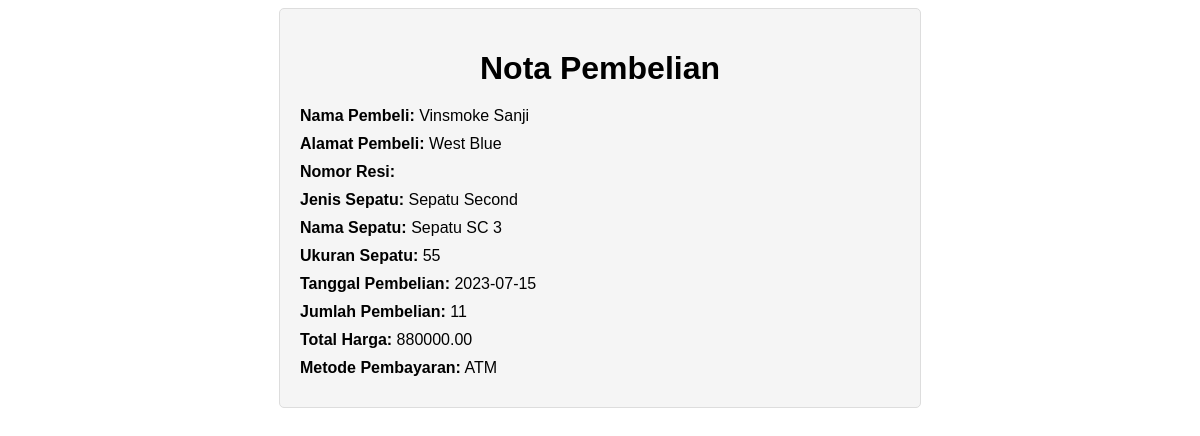
The page /nota.php?id=122 on the database its author committed.
### tables this page shows
CREATE TABLE `orders` (
  `id` int(11) NOT NULL,
  `nama_pembeli` varchar(255) DEFAULT NULL,
  `alamat_pembeli` varchar(255) DEFAULT NULL,
  `jenis_sepatu` varchar(50) DEFAULT NULL,
  `nama_sepatu` varchar(50) DEFAULT NULL,
  `ukuran_sepatu` varchar(10) DEFAULT NULL,
  `tanggal_pembelian` date DEFAULT NULL,
  `jumlah_pembelian` int(11) DEFAULT NULL,
  `lokasi_pengiriman` varchar(255) DEFAULT NULL,
  `total_harga` decimal(10,2) DEFAULT NULL,
  `metode_pembayaran` varchar(50) DEFAULT NULL
);

### nota.php (the view, shortened to what this page needs)
<!DOCTYPE html>
<html>
<head>
</head>
<body>
    <?php
    $servername = "localhost";
    $username = "root";
    $password = "";
    $dbname = "toko_sepatu_dandeli";
    $conn = mysqli_connect($servername, $username, $password, $dbname);
    $idPembelian = isset($_GET['id']) ? $_GET['id'] : '';
    $sql = "SELECT * FROM orders WHERE id = '$idPembelian'";
    $result = mysqli_query($conn, $sql);
    if (mysqli_num_rows($result) > 0) {
        $row = mysqli_fetch_assoc($result);
        $namaPembeli = $row["nama_pembeli"];
        $alamatPembeli = $row["alamat_pembeli"];
        $nomorResi = $row["nomor_resi"];
        $jenisSepatu = $row["jenis_sepatu"];
        $namaSepatu = $row["nama_sepatu"];
        $ukuranSepatu = $row["ukuran_sepatu"];
        $tanggalPembelian = $row["tanggal_pembelian"];
        $jumlahPembelian = $row["jumlah_pembelian"];
        $totalHarga = $row["total_harga"];
        $metodePembayaran = $row["metode_pembayaran"];
        echo '<div class="nota-container">';
        echo '<h1>Nota Pembelian</h1>';
        echo '<div class="nota-info"><span>Nama Pembeli:</span> ' . $namaPembeli . '</div>';
        echo '<div class="nota-info"><span>Alamat Pembeli:</span> ' . $alamatPembeli . '</div>';
        echo '<div class="nota-info"><span>Nomor Resi:</span> ' . $nomorResi . '</div>';
        echo '<div class="nota-info"><span>Jenis Sepatu:</span> ' . $jenisSepatu . '</div>';
        echo '<div class="nota-info"><span>Nama Sepatu:</span> ' . $namaSepatu . '</div>';
        echo '<div class="nota-info"><span>Ukuran Sepatu:</span> ' . $ukuranSepatu . '</div>';
        echo '<div class="nota-info"><span>Tanggal Pembelian:</span> ' . $tanggalPembelian . '</div>';
        echo '<div class="nota-info"><span>Jumlah Pembelian:</span> ' . $jumlahPembelian . '</div>';
        echo '<div class="nota-info"><span>Total Harga:</span> ' . $totalHarga . '</div>';
        echo '<div class="nota-info"><span>Metode Pembayaran:</span> ' . $metodePembayaran . '</div>';
        echo '</div>';
    } else {
        echo "Data pembelian tidak ditemukan.";
    }
    ?>
</body>
</html>

### nota.php (style rules this page uses)
body { font-family: Arial, sans-serif; }
.nota-container { max-width: 600px; margin: 0 auto; padding: 20px; background-color: #f5f5f5; border: 1px solid #ddd; border-radius: 5px; }
.nota-container h1 { text-align: center; margin-bottom: 20px; }
.nota-info { margin-bottom: 10px; }
.nota-info span { font-weight: bold; }

### rows shown on the page
orders: nama_pembeli "Vinsmoke Sanji", alamat_pembeli "West Blue", jenis_sepatu "Sepatu Second", nama_sepatu "Sepatu SC 3", ukuran_sepatu "55", tanggal_pembelian "2023-07-15", jumlah_pembelian "11", total_harga "880000.00", metode_pembayaran "ATM"
